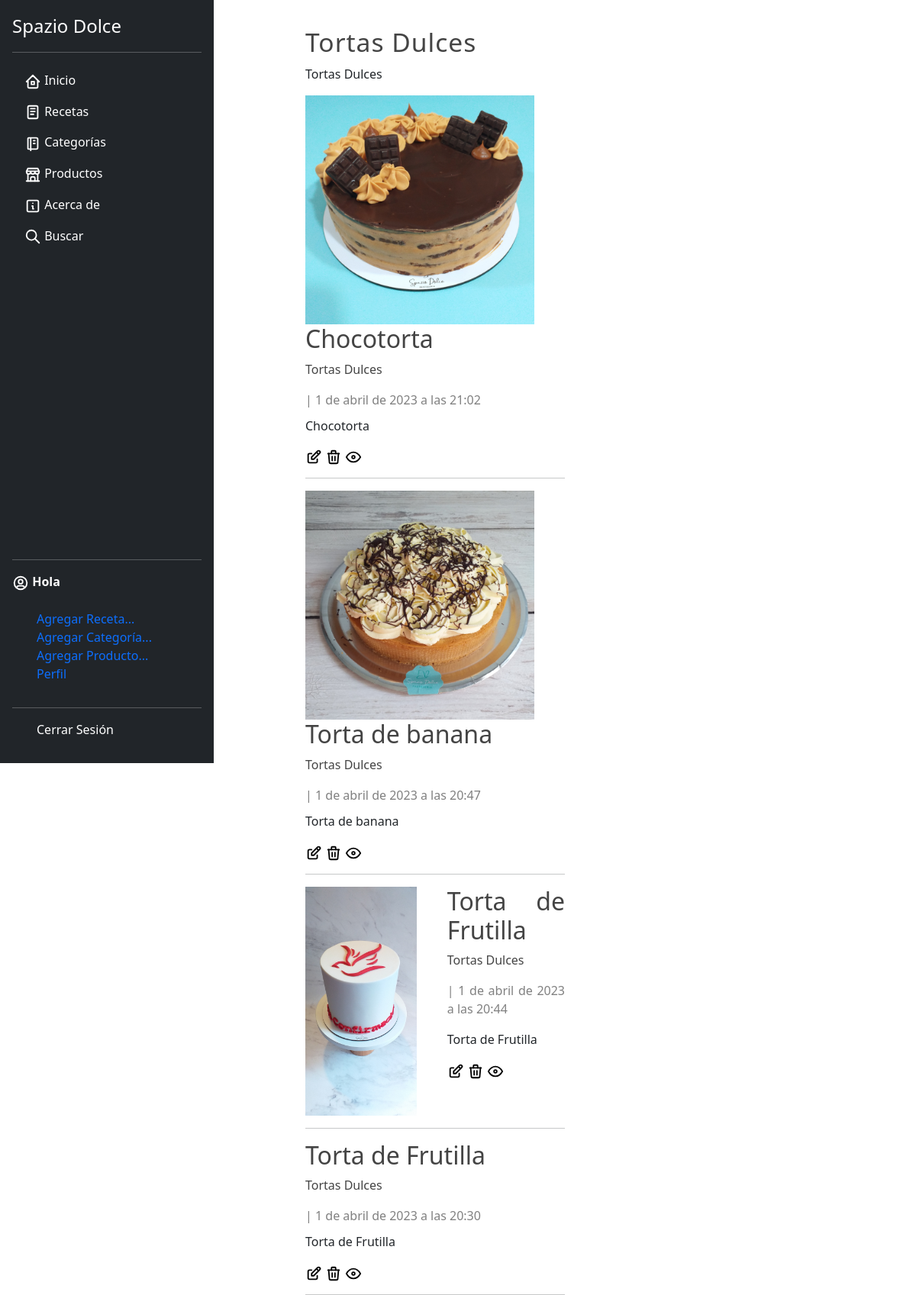
The app's page /categoria/29, older data.
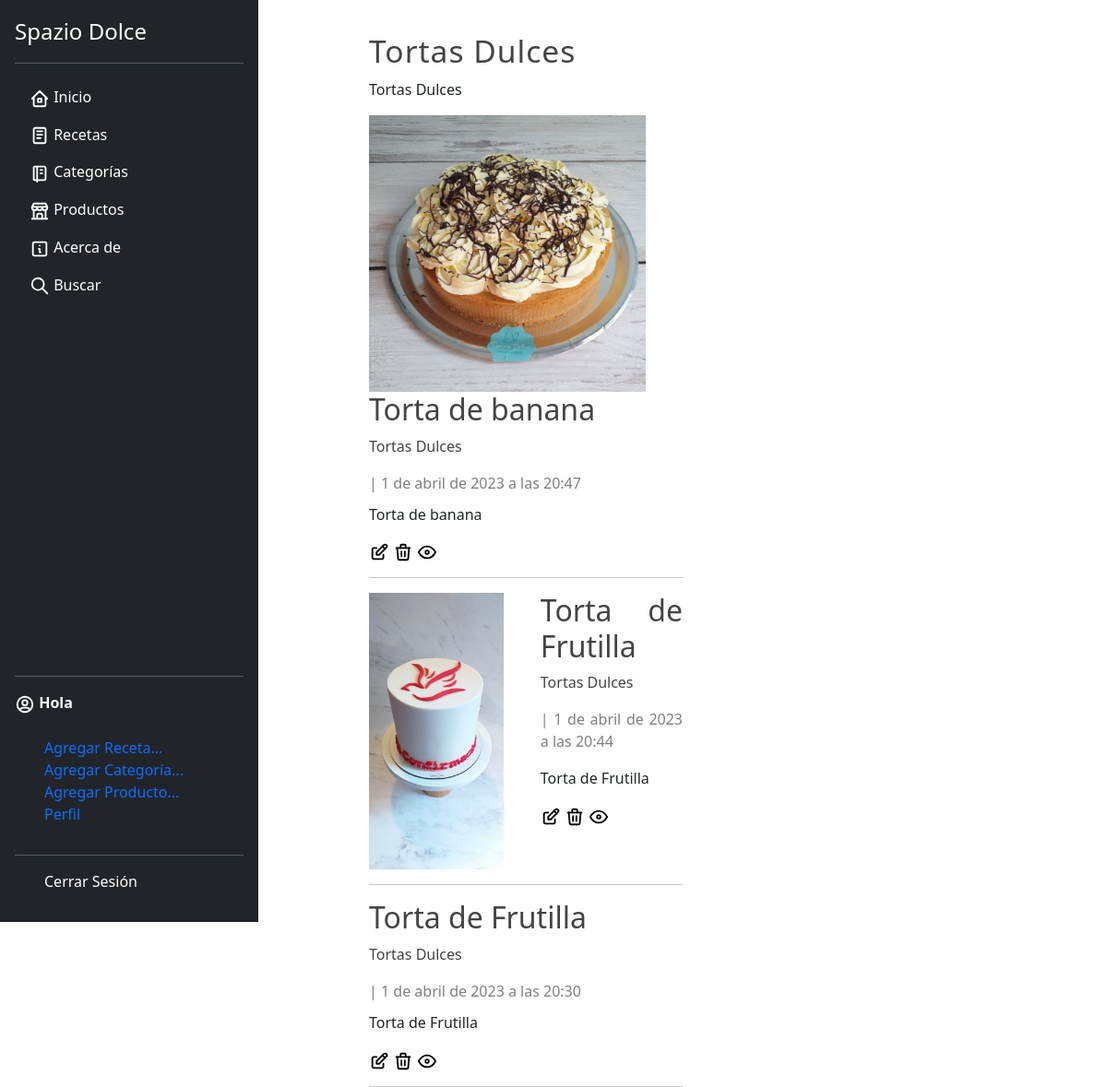
The same page, newer data.
### blog/models.py (models this page shows, shortened)
class Category(models.Model):
    name = models.CharField(max_length=100, verbose_name='Nombre')
    description = models.CharField(max_length=255,verbose_name='Descripción')
    created_at = models.DateTimeField(auto_now_add=True, verbose_name='Creado el')
    class Meta:
        verbose_name = 'Categoría'
        verbose_name_plural = 'Categorías'

class Article(models.Model):
    title = models.CharField(max_length=150, verbose_name='Título')
    content = RichTextField(verbose_name='Contenido')
    image = models.ImageField(default = 'null', verbose_name='Imagen',upload_to="articles")
    public = models.BooleanField(verbose_name='Publicado?')
    categories = models.ManyToManyField(Category, verbose_name='Categorías', blank= True)
    created_at = models.DateTimeField(auto_now_add=True, verbose_name='Creado el')
    updated_at = models.DateTimeField(auto_now= True, verbose_name='Editado el')
    class Meta:
        verbose_name = 'Artículo'
        verbose_name_plural = 'Artículos'
        ordering = ['-created_at']

### blog/views.py (the view)
# urls.py: path('categoria/<int:category_id>', views.category, name = 'category'),
def category(request, category_id):
    category = get_object_or_404(Category, id=category_id)
    articles = Article.objects.filter(categories = category_id)
    return render(request,'categories/category.html',{
        'category' : category,
        'articles' :articles
    })

### blog/processor.py (called while the page is built)
def get_categories(request):
    categories_in_use = Article.objects.filter(public = True).values_list('categories',flat = True)
    categories = Category.objects.filter(id__in =categories_in_use).values_list('id','name')
    return {
        'categories' : categories,
        'categories_in_use' :categories_in_use
    }

### pages/context_processors.py (called while the page is built)
def get_pages(request):
    pages = Page.objects.filter(visible = True).order_by("order").values_list('id','title', 'slug')
    return {
        'pages' : pages
    }

### blog/templates/categories/category.html (shortened to what this page needs)
{% extends 'layouts/layout.html'%}
{%block content %}
    <h1 class ="title">{{category.name}}</h1>
    <p>{{category.description}} </p>
    {% include 'articles/articles.html' %}
{% endblock %}

### mainapp/templates/layouts/layout.html (shortened to what this page needs)
{% load static %}
<!DOCTYPE html>
<html lang="en">
<head>
    <link rel="stylesheet" href=" {% static 'css/bootstrap.min.css' %}" />
    <link rel="stylesheet" href=" {% static 'css/styles.css' %}" />
</head>
<body>
      <main class="d-flex flex-nowrap height">
    <div class="d-flex flex-column flex-shrink-0 p-3 text-bg-dark" style="width: 280px;">
      <a href="/" class="d-flex align-items-center mb-3 mb-md-0 me-md-auto text-white text-decoration-none">
          <span class="fs-4">Spazio Dolce</span>
      </a>
      <hr>
      <ul class="nav nav-pills flex-column mb-auto">
        <li class="nav-item">
          <a href="{% url 'inicio' %}" class="nav-link text-white" aria-current="page">
            Inicio
          </a>
        </li>
        <li>
          <a href="{% url 'list_articles' %}" class="nav-link text-white">
            Recetas
          </a>
        </li>
        <li>
          <a href="{% url 'list_categorias' %}" class="nav-link text-white">
            Categorías
          </a>
        </li>
        <li>
          <a href="{% url 'list_productos' %}" class="nav-link text-white">
            Productos
          </a>
        </li>
        <li>
          <a href="#" class="nav-link text-white">
            Acerca de
          </a>
        </li>
        <li>
          <a href="#" class="nav-link text-white">
            Buscar
          </a>
        </li>
      </ul>
      <hr>
      <div>
        <strong>Hola {{user.first_name}} {{user.last_name}} </strong>
        <ul class="">
          <br>
          <div>
            <li><a href="{% url 'create_full' %}">Agregar Receta...</a></li>
            <li><a href="{% url 'create_category' %}">Agregar Categoría...</a></li>
            <li><a href="{% url 'create_product' %}">Agregar Producto...</a></li>
            <li><a href="{% url 'editar_perfil' %}">Perfil</a></li>
        </ul>
      </div>
      <hr>
      <div>
        <ul>
          <li><a class="dropdown-item" href="{% url 'logout' %}">Cerrar Sesión</a></li>
      </div>
    </div>
    <div id="content">
        <div class="box">
            {% block content %}{% endblock %}
        </div>
    </div>
</body>
</html>

### blog/templates/articles/articles.html (shortened to what this page needs)
{% for article in articles%}
<article class="article-item">
    {% if article.image != 'null' and article.image.url|length >= 1 %}
    <div class="image">
        <img src="{{article.image.url}}" />
    </div>
    {% endif%}
    <div class="data">
        <h2>
            <a href="{% url 'article' article.id %}">{{article.title}}</a>
        </h2>
        <p>
            {% for category in article.categories.all %}
            <a href="{% url 'category' category.id %}"> {{category.name}}</a>
            {% endfor %}
        </p>
        <span class="date">
            |
            {{article.created_at}}
        </span>
        <p>
            {{article.content|safe}}
        </p>
        <a href="{% url 'modificar_articulo' article.id %}"> </a>
        <a  href="#" onClick ="eliminarArticulo({{article.id}})"> </a>
        <a href="{% url 'article' article.id %}"> </a>
    </div>
    <div class="clearfix"></div>
</article>
<hr>
{% endfor %}

### mainapp/static/css/styles.css (style rules this page uses)
* { text-decoration: none !important; list-style: none; }
#content { height: 750px; margin-right: 10%; margin-left: 10%; margin-top: 30px; text-align: justify; }
.title { color:#444; letter-spacing: 1px; font-size: 30px; margin-bottom: 10px; margin-top: 5px; font-size: 2.1rem; }
.date { display: block; margin-top: 10px; margin-bottom: 10px; color:grey; }
img { height: 300px; width: 300px; }
.box a { color: #444; }
.box .image { float:left; margin-right: 40px; }
.box .image img { width:100%; }
.height { height: 1000px; }

Row changes from the older to the newer data that the page shows:
removed Article: image (picture), title "Chocotorta", created_at "1 de abril de 2023 a las 21:02", content "Chocotorta", Category (name "Tortas Dulces")
